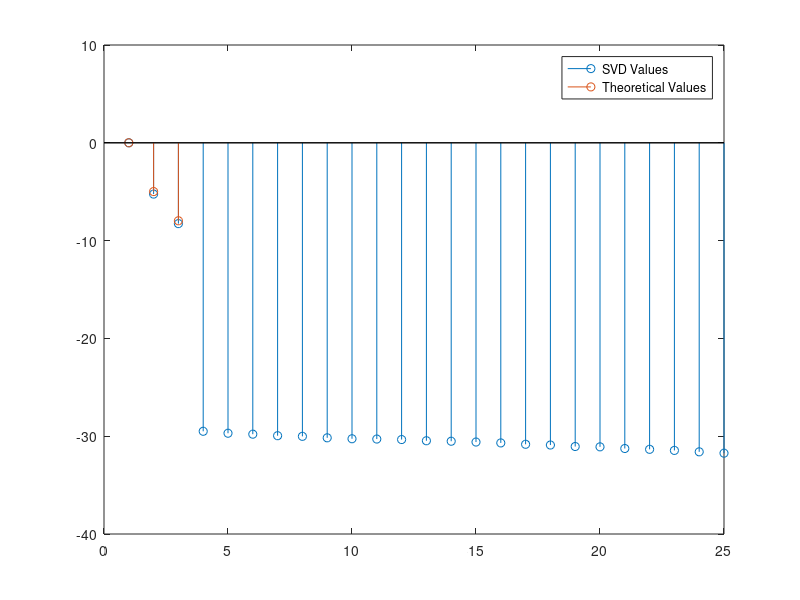

The MATLAB script that drew this image:
% Name: Cory Nezin
% Date: 09/27/2017
% Goal: Complete Problem 5, HW1

%% Inputs
% Position
d = 1;
mx = [-2 -1 0 1 2]*d;
my = [-2 -1 0 1 2]*d;
mz = [0]*d; %#ok<NBRAK>
[rx,ry,rz] = ndgrid(mx,my,mz);
% Convert to 'lexicographic'
rx = rx(:); ry = ry(:); rz = rz(:);
rr = [rx ry rz];
M = numel(rx);
% Time
L = 1000;
% Signal Parameters
theta = [40 80 60];
phi   = [0 50 120];
lambda = 3;
% k vectors: each column corresponds to one source
k = [sind(theta).*cosd(phi);
     sind(theta).*sind(phi);
     cosd(theta)] * 2*pi/lambda;

N = size(k,2); % Number of signals
% relative powers (linear)
% db2mag is a built in function: y = db2mag(x) -> y = 10^(x/20)
a = [1, db2mag(-5), db2mag(-8)].';
% random Phase
psi = exp( -1j*2*pi*rand(N,L) );
% noise
sigma_n = db2mag(-30);
sigma = sigma_n/sqrt(2); % standard deviation of real and imag
n = sigma*( randn(M,L) +1j*randn(M,L) );
%% Computing A matrix
b = a.*psi; % cplx amplitude
A = exp(-1j*rr*k)*b; % sum (matrix multiply) over signals with no noise
A = A + n;
%% SVD analysis
[U,S,V] = svd(A);
% Singular approximation:
Sd = diag(S).';
ref = 10*log10(Sd(1).^2);
ssv = Sd(1:N).^2;
nsv = Sd(N+1:end).^2;
% SNR:
20*log10(sqrt(ssv(1))/sqrt(sum(nsv)))
stem( [10*log10(ssv)-ref, ...
       10*log10(nsv)-ref-sum(10*log10(ssv(1:N))-ref)]);

hold on
stem(10*log10(abs(a.^2) + sigma_n^2))
% Actual noise levels
hold off
legend('SVD Values','Theoretical Values')
%% Correlation
s = exp(-1j*rr*k)/sqrt(M);
c = s'*U(:,1:N);
abs(c)
min_diag = abs(min(diag(c)))
max_off_diag = abs(max(max(c-diag(diag(c)))))
